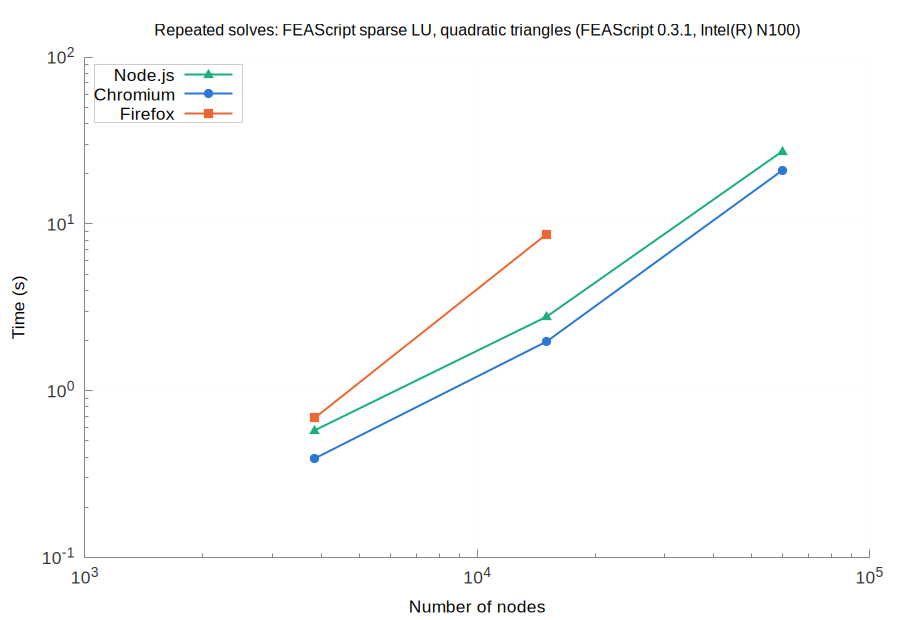

This figure's gnuplot source:
set terminal pngcairo size 900,620 font 'Arial,13'
set border 3 lc rgb '#888888'; set tics nomirror tc rgb '#333333'
set grid lc rgb '#e6e6e6' lw 1; set key top left box lc rgb '#cccccc' opaque
set logscale xy; set format y '10^{%L}'; set format x '10^{%L}'
set output 'browsers_FEAScript_sparse_LU_quadratic_triangles_repeated.png'
set title 'Repeated solves: FEAScript sparse LU, quadratic triangles (FEAScript 0.3.1, Intel(R) N100)' font 'Arial,12'
set xlabel 'Number of nodes'
set ylabel 'Time (s)'
plot 'browsers_FEAScript_sparse_LU_quadratic_triangles_repeated_node.dat' u 1:2 w lp lw 2 pt 9 ps 1.2 lc rgb '#1baf7a' t 'Node.js', \
     'browsers_FEAScript_sparse_LU_quadratic_triangles_repeated_chromium.dat' u 1:2 w lp lw 2 pt 7 ps 1.2 lc rgb '#2a78d6' t 'Chromium', \
     'browsers_FEAScript_sparse_LU_quadratic_triangles_repeated_firefox.dat' u 1:2 w lp lw 2 pt 5 ps 1.2 lc rgb '#eb6834' t 'Firefox'
